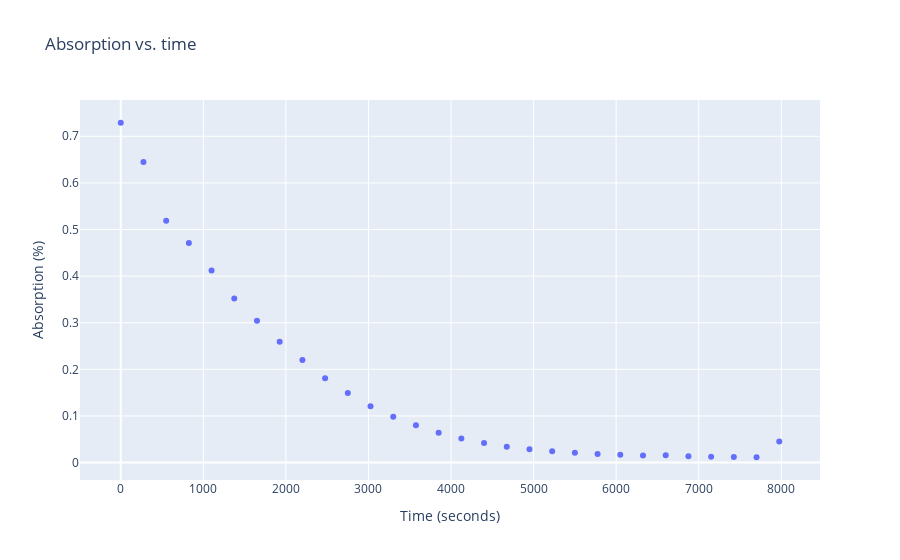

Notebook code cell kept with this figure:
### Markdown cell above
Now plot the data:

### Code cell
fig1 = go.Figure(trace1,layout1)
iplot(fig1)

### Figure 1 — Plotly figure (JSON) as saved in the notebook; plotly's stock layout.template omitted (floating-point values rounded to 4 significant figures)
{"data": [{"mode": "markers", "type": "scatter", "x": [0, 275, 550, 825, 1100, 1375, 1650, 1925, 2200, 2475, 2750, 3025, 3300, 3575, 3850, 4125, 4400, 4675, 4950, 5225, 5500, 5775, 6050, 6325, 6600, 6875, 7150, 7425, 7700, 7975], "y": [0.729, 0.645, 0.519, 0.471, 0.412, 0.352, 0.304, 0.259, 0.22, 0.181, 0.149, 0.121, 0.0984, 0.08, 0.0638, 0.0516, 0.0418, 0.0341, 0.0285, 0.0245, 0.0212, 0.0186, 0.0165, 0.0149, 0.0156, 0.0134, 0.0125, 0.0122, 0.0114, 0.0452]}], "layout": {"title": {"text": "Absorption vs. time"}, "xaxis": {"title": {"text": "Time (seconds)"}}, "yaxis": {"title": {"text": "Absorption (%)"}}}}
